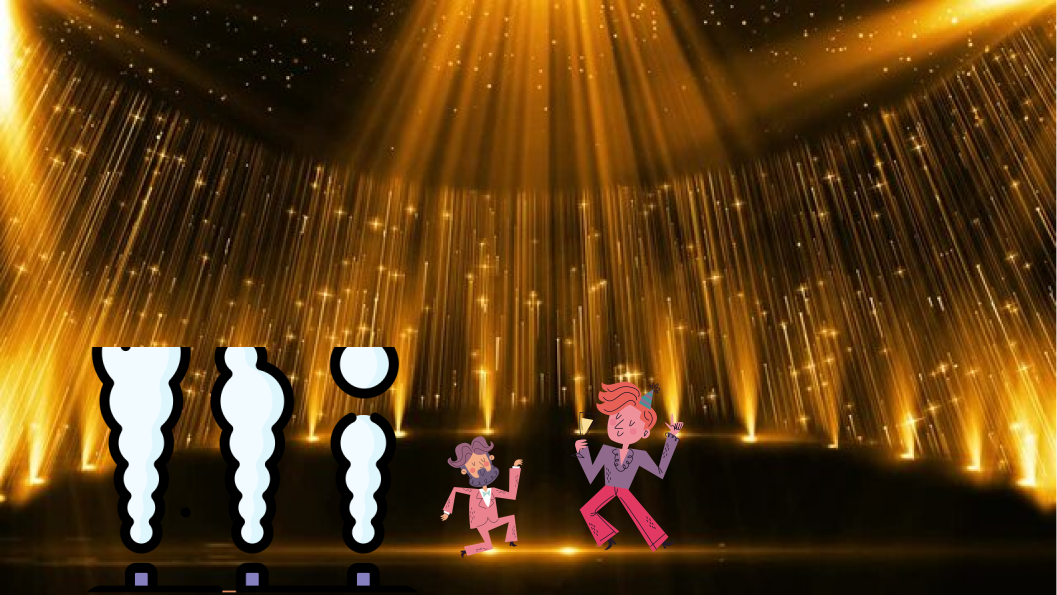
#> input picture image.png, 3169 x 1785 px, found by its file name (shown at 1/3 size)
$ python calling.py
#> lines starting #> are read from the running program, lines starting #| are printed output that depends on the picture
### background.py
import matplotlib.pyplot as plt
import numpy as np
import matplotlib.pyplot as plt
import matplotlib.image as mpimg
from matplotlib.patches import Circle


class Backdrop:
  def __init__(self, color, img_path = None):
    self.color = color
    self.img_path= img_path
  def set_backdrop(self,ax):
    if self.img_path != None:
      self.background_img = mpimg.imread(self.img_path)
      ax.imshow(self.background_img, extent=[0, 50, 0, 50], aspect='auto')
    else:
      ax.set_facecolor(color = self.color)

### lights.py
import numpy as np
import matplotlib.pyplot as plt
from matplotlib.patches import Wedge

class Lights:
    def __init__(self, color, position, direction, intensity, spread_angle_deg):
        self.color = color
        self.position = position
        self.direction = direction
        self.intensity = intensity
        self.spread_angle_deg = spread_angle_deg

    def calculate_light_cone(self, ax):
        cone_angle = self.intensity * 5

        start_angle =np.degrees(self.direction) - cone_angle/12

        end_angle = np.degrees(self.direction) + cone_angle/12

        wedge = Wedge(self.position, cone_angle, start_angle, end_angle, alpha=0.5, facecolor=self.color)
        ax.add_patch(wedge)
        ax.plot(self.position[0], self.position[1], 'ro')


### smokemachine.py
import numpy as np
import matplotlib.pyplot as plt
#import matplotlib.image as mpimg
from matplotlib.patches import Circle
#from matplotlib.patches import Wedge

class Smokemachine:
    def __init__(self, position, direction, intensity, neighborhood, color):
        self.position = position
        self.direction = direction
        self.intensity = intensity
        self.neighborhood = neighborhood
        self.color = color

    def diffuse_smoke(self, ax):
        x = self.position[0]
        y = self.position[1]
        #Implementation of Van-NeuMann
        x_vec = [self.position[0]]
        y_vec = [self.position[1]]

        if self.direction == 'up':
            dx, dy = 0, 0.5
        elif self.direction == 'down':
            dx, dy = 0, -0.5
        elif self.direction == 'left':
            dx, dy = -0.5, 0
        elif self.direction == 'right':
            dx, dy = 0.5, 0

        for _ in range(self.intensity * 800):
            x += dx
            y += dy

            x_vec.append(x)
            y_vec.append(y)

        ax.scatter(x_vec, y_vec, color=self.color, alpha=1, s=0.7)
        smoke_source = Circle(self.position, 0.5, facecolor='black')
        ax.add_patch(smoke_source)


### props.py
import matplotlib.pyplot as plt
import matplotlib.patches as patches

class MovingObject:
    def __init__(self, position, radius, side_length, circle_color, triangle_color):
        self.position = position
        self.radius = radius
        self.side_length = side_length
        self.circle_color = circle_color
        self.triangle_color = triangle_color

    def move(self, dx):
        self.position = (self.position[0] + dx, self.position[1])

    def draw(self, ax):
        circle = plt.Circle(self.position, self.radius, color=self.circle_color)
        ax.add_patch(circle)

        x = self.position[0]
        y = self.position[1]
        triangle_points = [(x, y), (x + self.side_length, y), (x + self.side_length / 2, y + self.side_length)]
        triangle = patches.Polygon(triangle_points, closed=True, facecolor=self.triangle_color)
        ax.add_patch(triangle)


'''

class MovingCircle:
    def __init__(self, position, radius, color):
        self.position = position
        self.radius = radius
        self.color = color

    def move(self, dx):
        self.position = (self.position[0] + dx, self.position[1])

    def draw(self, ax):
        circle = plt.Circle(self.position, self.radius, color=self.color)

        ax.add_patch(circle)


'''

### calling.py
from lights import Lights
from background import Backdrop
import numpy as np
import matplotlib.pyplot as plt
from smokemachine import Smokemachine
from props import MovingObject
import matplotlib.pyplot as plt

def main(create_lights,create_smoke_machines,create_props):

 width = 800
 height = 600

 lights=[
    Lights("purple", (10,50),np.radians(270),25,25),
    Lights("yellow", (20,50),np.radians(270),25,25),
    Lights("red", (30,50),np.radians(270),25,25),
    Lights("grey", (40,50),np.radians(270),25,25),

 ]

 smokeMachines = [Smokemachine((10,5), 'up',6, 5,'white'),
                     Smokemachine((25,5),'right',6, 5,'white'),
                     Smokemachine((40,5),'up',5, 8,'red')]


 object = MovingObject((23, 20), 3.5, 4.5, 'blue', 'red')


 fig,ax = plt.subplots()
 ax.set_aspect('equal')

 ax.set_xlim([0,50])
 ax.set_ylim([0,50])

 for light in lights:
  light.calculate_light_cone(ax)

 for i in range(100):
   object.move(20)
   object.draw(ax)

 bd= Backdrop("black", "/Users/Lenovo/Desktop/Folder for Python Prac/FOP_Assignment_21376180/image.png")
 bd.set_backdrop(ax)
#> in set_backdrop, self.background_img is the input picture: shape (1785, 3169, 4) float32; mean R, G, B, A 0.373, 0.242, 0.0812, 1

 for sm in smokeMachines:
    sm.diffuse_smoke(ax)

 plt.pause(0.1)
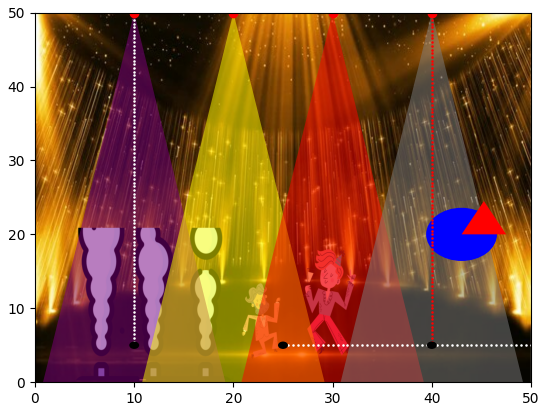
#> figure drawn by matplotlib, 1 panel

 plt.title("Mythical Rock Band Spinal Tap")
 plt.show()
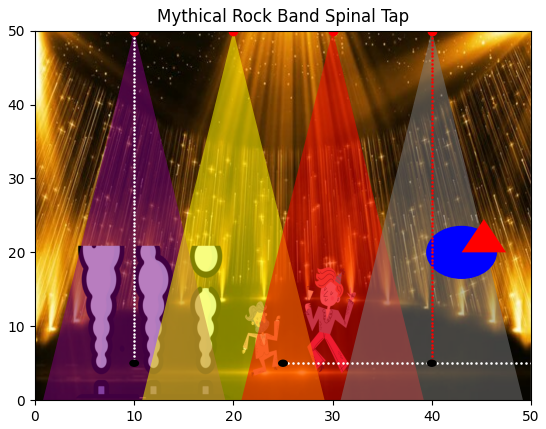
#> figure drawn by matplotlib, 1 panel


if __name__ == "__main__":
   main(1,2,3)
